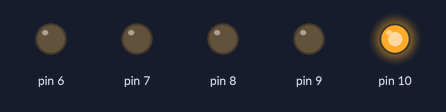
Simulated run of this sketch. Board: Arduino Uno, built with avr-gcc and run on an emulated ATmega328P. Shown: output pins drawn as LEDs (lit = HIGH).

Above: at 0.5 s.
At 2.5 s:
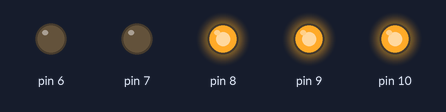
At 3.5 s:
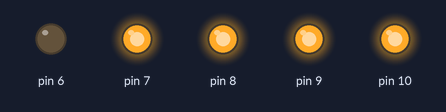
At 5.5 s:
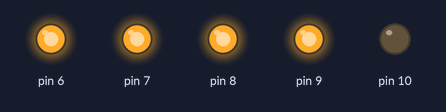
At 8.5 s:
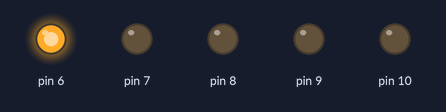
At 11.5 s:
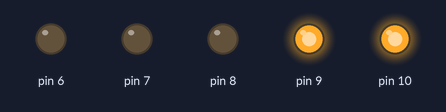
Timing chart, 0 to 13.0 s (numbered marks = the images above):
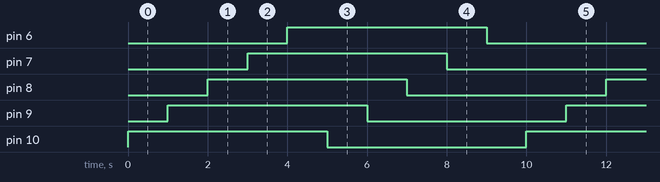

Measured:
- by itself, pin 6–10: alternates HIGH for 5.0 s and LOW for 5.0 s
- by itself, everything shown: repeats every 10.0 s, in 10 steps

The sketch:

Labact1.ino
```cpp
int timer = 1000;

void setup() {
pinMode(10, OUTPUT);
pinMode(9, OUTPUT);
pinMode(8, OUTPUT);
pinMode(7, OUTPUT);
pinMode(6, OUTPUT);
}

void loop() {
  digitalWrite(10,HIGH);
  delay(1000);
  digitalWrite(9,HIGH);
  delay(1000);
  digitalWrite(8,HIGH);
  delay(1000);
  digitalWrite(7,HIGH);
  delay(1000);
  digitalWrite(6,HIGH);
  delay(1000);
  digitalWrite(10,LOW);
  delay(1000);
  digitalWrite(9,LOW);
  delay(1000);
  digitalWrite(8,LOW);
  delay(1000);
  digitalWrite(7,LOW);
  delay(1000);
  digitalWrite(6,LOW);
  delay(1000);
}
```
